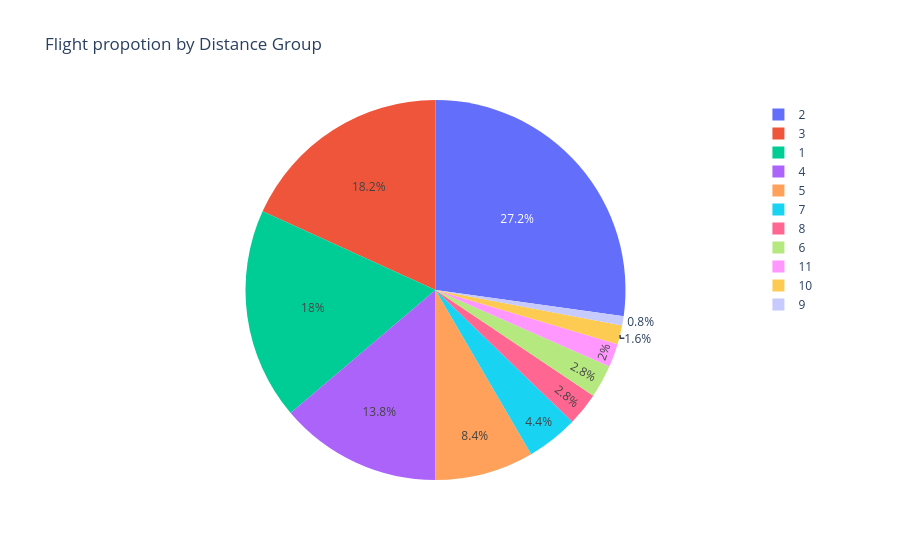

This figure's notebook cell:
### Code cell
fig = px.pie(data, values='Flights', names='DistanceGroup', title='Flight propotion by Distance Group')
fig.show()

### Figure 1 — Plotly figure (JSON) as saved in the notebook; plotly's stock layout.template omitted (floating-point values rounded to 4 significant figures; data arrays with more than 128 entries replaced by an {"elided": "..."} marker saying what was removed)
{"data": [{"domain": {"x": [0, 1], "y": [0, 1]}, "hovertemplate": "DistanceGroup=%{label}<br>Flights=%{value}<extra></extra>", "labels": {"elided": "500 int values"}, "legendgroup": "", "name": "", "showlegend": true, "type": "pie", "values": {"elided": "500 float values"}}], "layout": {"legend": {"tracegroupgap": 0}, "title": {"text": "Flight propotion by Distance Group"}}}
